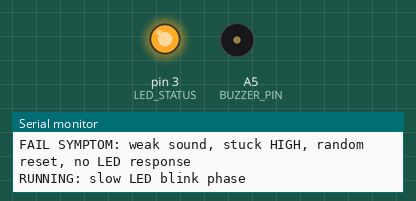
A sketch run on a simulated Arduino Uno, built with avr-gcc and run on an emulated ATmega328P. Parts: output pins drawn as LEDs (lit = HIGH), buzzer (waves = sounding), the last lines printed to the serial monitor.

Above: at 0.4 s.
At 7.7 s:
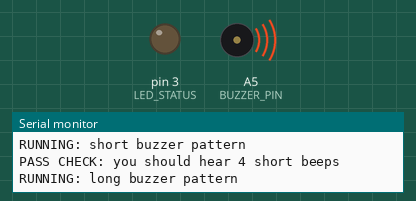
At 9.36 s:
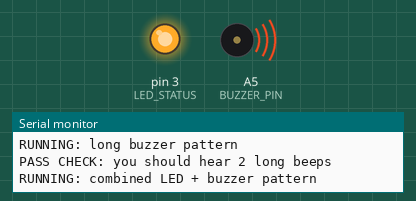
At 10.8 s:
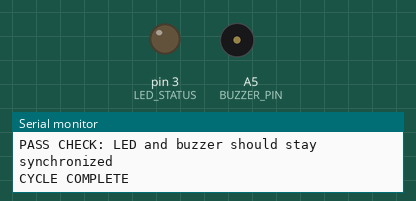
Timing chart, 0 to 15.1 s (numbered marks = the images above):
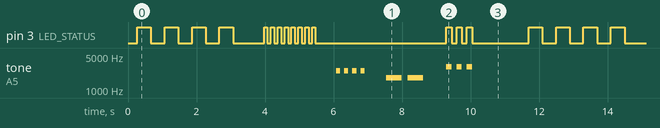

The sketch:

01_led_buzzer_test.ino
```cpp
/*
  01_led_buzzer_test
  Isolated acceptance test for:
  - Status LED on D3
  - Buzzer on A5
*/

#define LED_STATUS 3
#define BUZZER_PIN A5

void printIntro() {
  Serial.println(F("START: 01_led_buzzer_test"));
  Serial.println(F("PART: LED + Buzzer"));
  Serial.println(F("PINS: LED_STATUS=D3, BUZZER_PIN=A5"));
  Serial.println(F("POWER: USB is enough for this test"));
  Serial.println(F("PASS CHECK: LED must blink clearly and buzzer must play short and long patterns"));
  Serial.println(F("FAIL SYMPTOM: weak sound, stuck HIGH, random reset, no LED response"));
  Serial.println();
}

void flashLed(int onMs, int offMs, int cycles) {
  for (int i = 0; i < cycles; i++) {
    digitalWrite(LED_STATUS, HIGH);
    delay(onMs);
    digitalWrite(LED_STATUS, LOW);
    delay(offMs);
  }
}

void beepPattern(int frequency, int onMs, int offMs, int cycles) {
  for (int i = 0; i < cycles; i++) {
    tone(BUZZER_PIN, frequency);
    delay(onMs);
    noTone(BUZZER_PIN);
    delay(offMs);
  }
}

void setup() {
  Serial.begin(115200);

  pinMode(LED_STATUS, OUTPUT);
  pinMode(BUZZER_PIN, OUTPUT);

  digitalWrite(LED_STATUS, LOW);
  noTone(BUZZER_PIN);

  delay(250);
  printIntro();
}

void loop() {
  Serial.println(F("RUNNING: slow LED blink phase"));
  flashLed(400, 400, 4);
  Serial.println(F("PASS CHECK: LED slow blink should be clear and stable"));
  delay(500);

  Serial.println(F("RUNNING: fast LED blink phase"));
  flashLed(100, 100, 8);
  Serial.println(F("PASS CHECK: LED fast blink should remain clean without stuck states"));
  delay(500);

  Serial.println(F("RUNNING: short buzzer pattern"));
  beepPattern(2500, 120, 120, 4);
  Serial.println(F("PASS CHECK: you should hear 4 short beeps"));
  delay(500);

  Serial.println(F("RUNNING: long buzzer pattern"));
  beepPattern(1800, 450, 180, 2);
  Serial.println(F("PASS CHECK: you should hear 2 long beeps"));
  delay(500);

  Serial.println(F("RUNNING: combined LED + buzzer pattern"));
  for (int i = 0; i < 3; i++) {
    digitalWrite(LED_STATUS, HIGH);
    tone(BUZZER_PIN, 3000);
    delay(150);
    digitalWrite(LED_STATUS, LOW);
    noTone(BUZZER_PIN);
    delay(150);
  }
  Serial.println(F("PASS CHECK: LED and buzzer should stay synchronized"));
  Serial.println(F("CYCLE COMPLETE"));
  Serial.println();

  delay(1500);
}
```

Measured:
- by itself, pin 3 (LED_STATUS): moves between LOW and HIGH, repeating every 11.4 s
- by itself, tone on A5 (BUZZER_PIN): repeats every 11.4 s: 3 × (silent 0.12 s, 2500 Hz 0.12 s), silent 0.62 s, 1800 Hz 0.45 s, silent 0.18 s, 1800 Hz 0.45 s, silent 0.68 s, 2 × (3000 Hz 0.15 s, silent 0.15 s), 3000 Hz 0.15 s, silent 7.5 s, 2500 Hz 0.12 s
